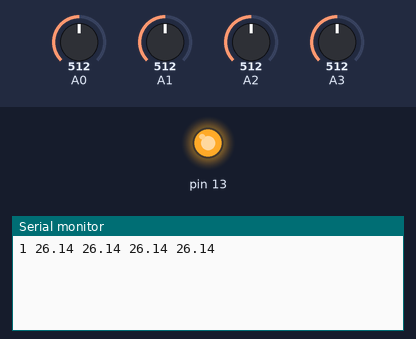
Bench run of a sketch on a simulated Arduino Uno, built with avr-gcc and run on an emulated ATmega328P. On the bench: output pins drawn as LEDs (lit = HIGH), the last lines printed to the serial monitor. Inputs (shaded band) come from the test bench; at power-on: A0 = 512, A1 = 512, A2 = 512, A3 = 512.

Above: at 1.7 s.
1.8 s: A0 set to 259
At 3.1 s:
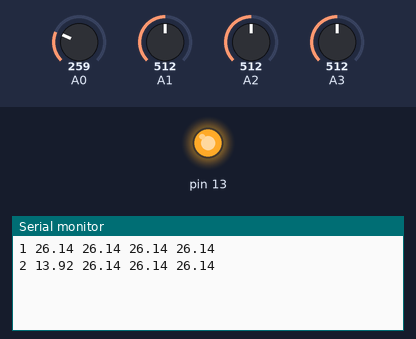
3.3 s: A0 set to 226
At 4.7 s:
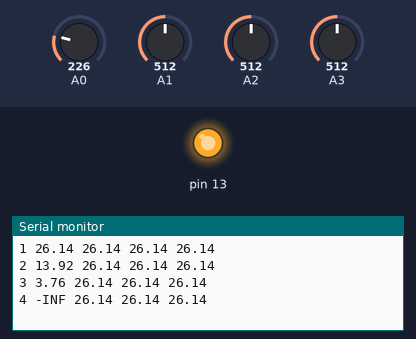
6.3 s: A1 set to 257
At 7.0 s:
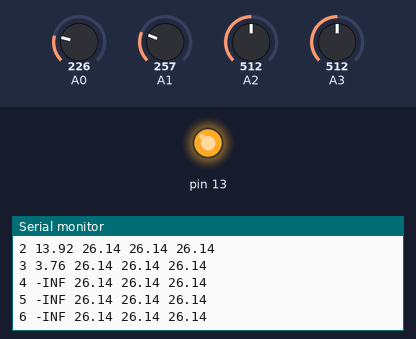
7.8 s: A1 set to 234
At 9.9 s:
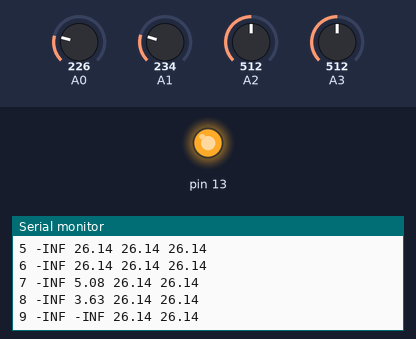
10.8 s: A2 set to 259
At 11.9 s:
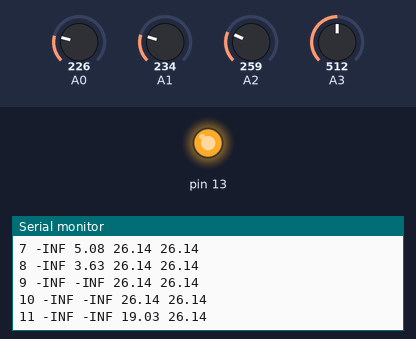
12.3 s: A2 set to 234
At 13.4 s:
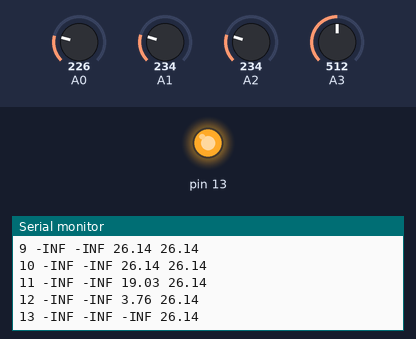
Timing chart, 0 to 15.3 s (numbered marks = the images above; inputs shaded):
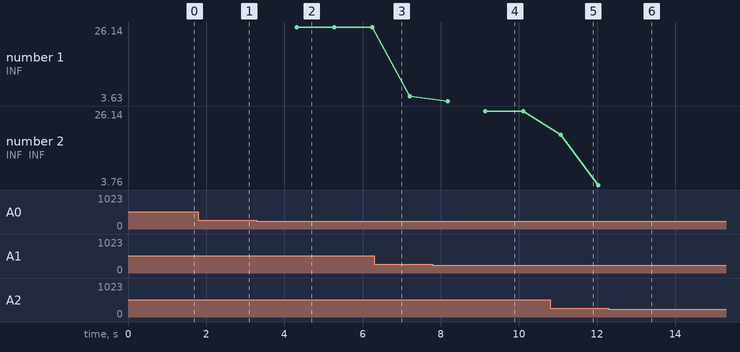

The sketch:

temperature_acquisition.ino
```cpp
unsigned int elapsed;
float t1,t2,t3,t4 = 0;
String message = "";
byte averages = 15;
int delay_time = 100; // default delay

void setup() {
  Serial.begin(9600);
  pinMode(13, OUTPUT);
  digitalWrite(13, LOW);
  delay(500);
  digitalWrite(13, HIGH);

  delay_time = (900/averages);
}

void loop() {
  elapsed += 1;

  for (int i=0; i < averages; i++){
    t1 += analogRead(A0);
    t2 += analogRead(A1);
    t3 += analogRead(A2);
    t4 += analogRead(A3);
    delay(delay_time);
  }

  t1 /= float(averages);
  t2 /= float(averages);
  t3 /= float(averages);
  t4 /= float(averages);


  t1 = volt_to_temp(t1);
  t2 = volt_to_temp(t2);
  t3 = volt_to_temp(t3);
  t4 = volt_to_temp(t4);

  message = String(elapsed) + " " + String(t1,2) + " " + String(t2,2) + " " + String(t3,2) + " " + String(t4,2);
  Serial.println(message);


  t1 = t2 = t3 = t4 = 0;


  delay(50);

}


double volt_to_temp(float a_in){
  float resistance = (500000.0/((5*a_in)/1023)) - 100000.0;
  double temp = -4.107*pow(10,-35)*pow(resistance, 7) + 5.219*pow(10,-29)*pow(resistance, 6) - 2.681*pow(10,-23)*pow(resistance, 5) + 7.149*pow(10,-18)*pow(resistance, 4)
  - 1.061*pow(10,-12)*pow(resistance, 3) + 8.823*pow(10,-8)*pow(resistance, 2) - 0.004115*resistance + 121.4;

  return temp;
}
```

Measured:
- the behaviour switches between 244 and 243 on A0 (found by bisection; images 1 and 2)
- the behaviour switches between 244 and 243 on A1 (found by bisection; images 3 and 4)
- the behaviour switches between 244 and 243 on A2 (found by bisection; images 5 and 6)
- after the input at 1.8 s, the serial monitor: prints a new line after 0.58 s (image 1)
- after the input at 3.3 s, the serial monitor: prints a new line after 1.0 s (image 2)
- after the input at 7.8 s, the serial monitor: prints a new line after 0.38 s (image 4)
- after the input at 10.8 s, the serial monitor: prints a new line after 0.27 s (image 5)
- after the input at 12.3 s, the serial monitor: prints a new line after 0.70 s (image 6)
